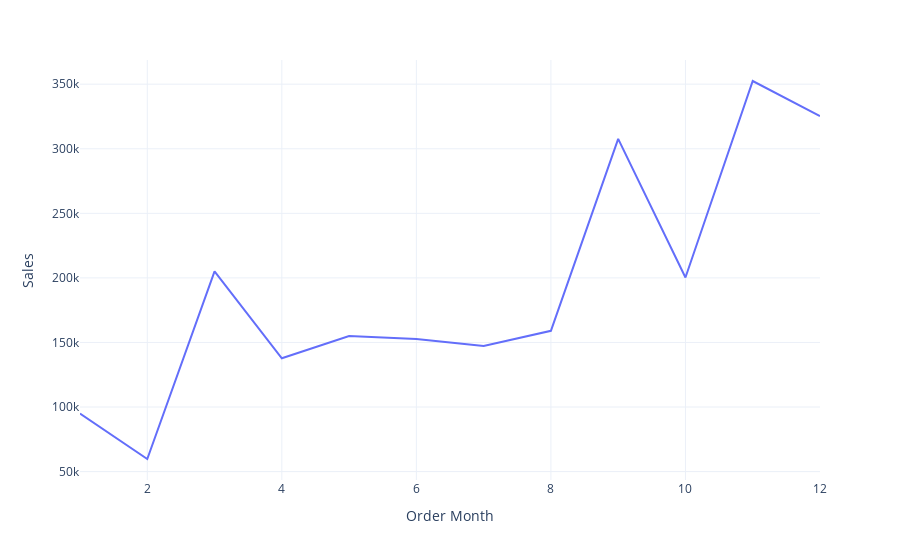

The notebook cell this image was saved under:
### Code cell
fig=px.line(Sales_by_month,x='Order Month',y='Sales')
fig.show()

### Figure 1 — Plotly figure (JSON) as saved in the notebook; plotly's stock layout.template omitted (floating-point values rounded to 4 significant figures)
{"data": [{"hovertemplate": "Order Month=%{x}<br>Sales=%{y}<extra></extra>", "legendgroup": "", "line": {"color": "#636efa", "dash": "solid"}, "marker": {"symbol": "circle"}, "mode": "lines", "name": "", "orientation": "v", "showlegend": false, "type": "scatter", "x": [1, 2, 3, 4, 5, 6, 7, 8, 9, 10, 11, 12], "xaxis": "x", "y": [94920.0, 59750.0, 205000.0, 137800.0, 155000.0, 152700.0, 147200.0, 159000.0, 307600.0, 200300.0, 352500.0, 325300.0], "yaxis": "y"}], "layout": {"legend": {"tracegroupgap": 0}, "margin": {"t": 60}, "xaxis": {"anchor": "y", "domain": [0, 1], "title": {"text": "Order Month"}}, "yaxis": {"anchor": "x", "domain": [0, 1], "title": {"text": "Sales"}}}}
